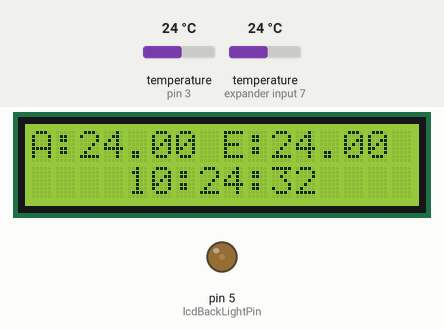
Recording of a sketch running on a simulated Arduino Uno, built with avr-gcc and run on an emulated ATmega328P. On the bench: 16×2 character LCD, output pins drawn as LEDs (lit = HIGH). The inputs (shaded band) are chosen by the test bench; at power-on: temperature (sensors on pin 3, expander input 7) 24 °C. The local clock reads 2024-03-15 10:24:30 at power-on unless the sketch sets it; what the sketch prints to the serial monitor is not drawn.

Above: at 3.2 s.
3.3 s: temperature (sensor on pin 3) set to 12 °C
At 5.2 s:
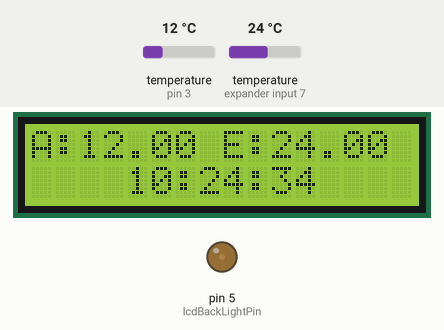
6.7 s: temperature (sensor on expander input 7) set to 12 °C
At 7.8 s:
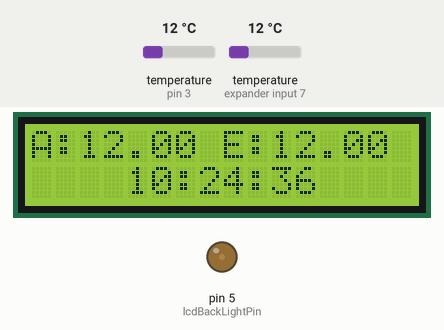
9.6 s: temperature (sensor on pin 3) set to 19 °C
At 11.7 s:
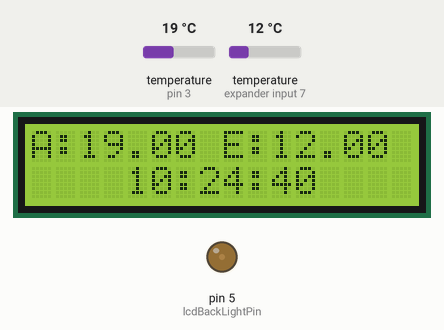
13.0 s: temperature (sensor on expander input 7) set to 19 °C
At 14.4 s:
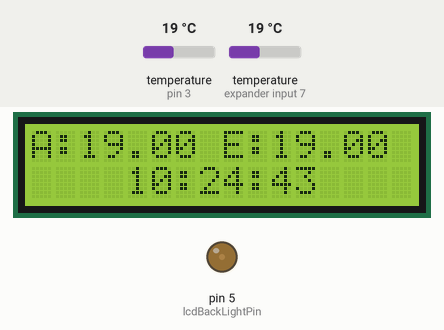
16.1 s: temperature (sensor on pin 3) set to 28 °C
At 18.3 s:
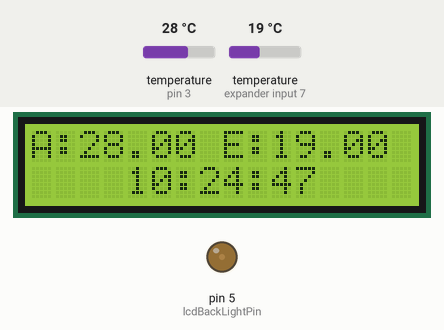
19.5 s: temperature (sensor on expander input 7) set to 28 °C
At 20.9 s:
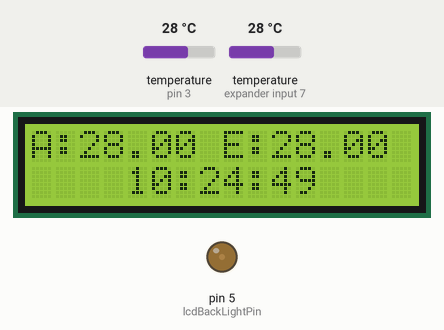
Timing chart, 0 to 22.5 s (numbered marks = the images above; inputs shaded):
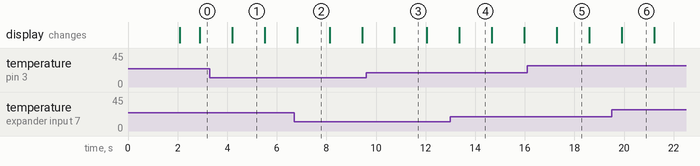

Measured:
- what the display in image 1 shows lasts 1.3 s, from 4.2 s to 5.5 s

The sketch:

_0.2_clock_1temp.ino
```cpp
// Basé sur le code de LadyAda traduit et modifie par moi, domaine public
#include "DHT.h"
#include <OneWire.h>
#include <DallasTemperature.h>
#include <LiquidCrystal.h>


#include <Wire.h>
#include "RTClib.h"

#define ONE_WIRE_BUS 3
OneWire oneWire(ONE_WIRE_BUS);

static int tempProbe1=3;
OneWire ds(tempProbe1);

DallasTemperature T1(&ds);


RTC_DS1307 rtc;
int printCycle=0;

int lcdBackLightPin=5;
int lcdPWMLight=32;
int lcdLevel=3;

 LiquidCrystal lcd(2, 4, 7, 8, 12, 13);
void setup()
{

  /*pinMode(2,OUTPUT);
  pinMode(4,OUTPUT);
  pinMode(7,OUTPUT);
  pinMode(8,OUTPUT);
  pinMode(12,OUTPUT);
  pinMode(13,OUTPUT);*/


  pinMode(lcdBackLightPin,OUTPUT);
  analogWrite(lcdBackLightPin,lcdPWMLight);
 Serial.begin(9600);
 lcd.begin(16, 2);
 lcd.print("Rlieh");
 T1.begin();


 Wire.begin();
 rtc.begin();

 DateTime now = rtc.now();
 lcd.setCursor(0, 1);
 lcd.print("date:");
 lcd.print(now.day(), DEC);
 lcd.print('/');
 lcd.print(now.month(), DEC);
 lcd.print('/');
 lcd.print(now.year(), DEC);
 delay(2000);
 lcd.clear();

}
void loop()
{

  lcd.setCursor(0, 0);
  T1.requestTemperatures();
  Serial.print("T1 : ");
  Serial.println(T1.getTempCByIndex(0));
  Serial.print("T2 : ");
  Serial.println(T1.getTempCByIndex(1));

  lcd.print("A:");
  lcd.print(T1.getTempCByIndex(0));
  //lcd.setCursor(3, 0);
  lcd.print(" E:");
  lcd.print(T1.getTempCByIndex(1));


  /*lcd.setCursor(0, 1);
  lcd.print("T1:");
  lcd.println(T1.getTempCByIndex(0));

  lcd.setCursor(8, 1);
  lcd.print("  ");

  lcd.setCursor(10, 1);
  // print the number of seconds since reset:
  //lcd.print(millis() / 1000);*/


DateTime now = rtc.now();
/*lcd.setCursor(0,0);
 lcd.print("date:");
 lcd.print(now.day(), DEC);
 lcd.print('/');
 lcd.print(now.month(), DEC);
 lcd.print('/');
 lcd.print(now.year(), DEC);*/

lcd.setCursor(0, 1);

    lcd.print("    ");
    if(now.hour()<10)
      {lcd.print(0);}
    lcd.print(now.hour(), DEC);
    lcd.print(':');
    if(now.minute()<10)
      {lcd.print(0);}
    lcd.print(now.minute(), DEC);
    lcd.print(':');
    if(now.second()<10)
      {lcd.print(0);}
    lcd.print(now.second(), DEC);

    Serial.print(now.year(), DEC);
    Serial.print('/');
    Serial.print(now.month(), DEC);
    Serial.print('/');
    Serial.print(now.day(), DEC);
    Serial.print(' ');
    Serial.print(now.hour(), DEC);
    Serial.print(':');
    Serial.print(now.minute(), DEC);
    Serial.print(':');
    Serial.print(now.second(),DEC);
    Serial.println();

    delay(500);

}
```
